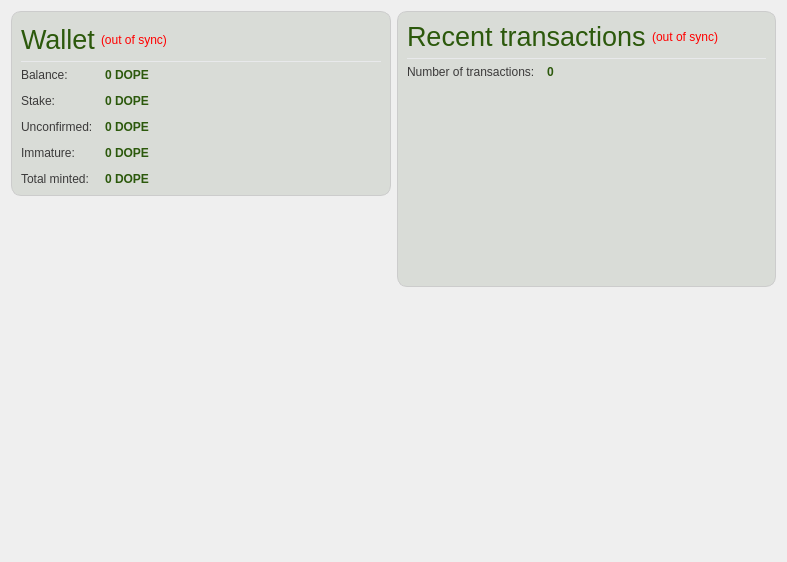
<?xml version="1.0" encoding="UTF-8"?>
<ui version="4.0">
 <class>OverviewPage</class>
 <widget class="QWidget" name="OverviewPage">
  <property name="geometry">
   <rect>
    <x>0</x>
    <y>0</y>
    <width>787</width>
    <height>562</height>
   </rect>
  </property>
  <property name="windowTitle">
   <string>Form</string>
  </property>
  <layout class="QHBoxLayout" name="horizontalLayout" stretch="1,1">
   <item>
    <layout class="QVBoxLayout" name="verticalLayout_2">
     <item>
      <widget class="QFrame" name="frame">
       <property name="styleSheet">
        <string notr="true">QFrame { border-radius:10px;background-color:#d9dcd7; border: 1px solid #ccc; }</string>
       </property>
       <property name="frameShape">
        <enum>QFrame::StyledPanel</enum>
       </property>
       <property name="frameShadow">
        <enum>QFrame::Plain</enum>
       </property>
       <layout class="QVBoxLayout" name="verticalLayout_4">
        <property name="topMargin">
         <number>12</number>
        </property>
        <item>
         <layout class="QHBoxLayout" name="horizontalLayout_4">
          <item>
           <widget class="QLabel" name="label_5">
            <property name="font">
             <font>
              <pointsize>20</pointsize>
              <weight>50</weight>
              <bold>false</bold>
             </font>
            </property>
            <property name="styleSheet">
             <string notr="true">QLabel { color: #2C590C; border: none;}</string>
            </property>
            <property name="frameShape">
             <enum>QFrame::NoFrame</enum>
            </property>
            <property name="frameShadow">
             <enum>QFrame::Plain</enum>
            </property>
            <property name="text">
             <string>Wallet</string>
            </property>
           </widget>
          </item>
          <item>
           <widget class="QLabel" name="labelWalletStatus">
            <property name="toolTip">
             <string>The displayed information may be out of date. Your wallet automatically synchronizes with the Dopecoin network after a connection is established, but this process has not completed yet.</string>
            </property>
            <property name="styleSheet">
             <string notr="true">QLabel { color: red; border-radius: none; border: 0; }</string>
            </property>
            <property name="text">
             <string notr="true">(out of sync)</string>
            </property>
            <property name="alignment">
             <set>Qt::AlignLeading|Qt::AlignLeft|Qt::AlignVCenter</set>
            </property>
           </widget>
          </item>
          <item>
           <spacer name="horizontalSpacer">
            <property name="orientation">
             <enum>Qt::Horizontal</enum>
            </property>
            <property name="sizeHint" stdset="0">
             <size>
              <width>40</width>
              <height>20</height>
             </size>
            </property>
           </spacer>
          </item>
         </layout>
        </item>
        <item>
         <widget class="Line" name="line_2">
          <property name="maximumSize">
           <size>
            <width>16777215</width>
            <height>1</height>
           </size>
          </property>
          <property name="styleSheet">
           <string notr="true">height:1px;border:none;background-color: #e8e9eb; font-size:0; line-height:0;</string>
          </property>
          <property name="frameShadow">
           <enum>QFrame::Plain</enum>
          </property>
          <property name="orientation">
           <enum>Qt::Horizontal</enum>
          </property>
         </widget>
        </item>
        <item>
         <layout class="QFormLayout" name="formLayout_2">
          <property name="fieldGrowthPolicy">
           <enum>QFormLayout::AllNonFixedFieldsGrow</enum>
          </property>
          <property name="horizontalSpacing">
           <number>12</number>
          </property>
          <property name="verticalSpacing">
           <number>12</number>
          </property>
          <item row="0" column="1">
           <widget class="QLabel" name="labelBalance">
            <property name="font">
             <font>
              <weight>75</weight>
              <bold>true</bold>
             </font>
            </property>
            <property name="cursor">
             <cursorShape>IBeamCursor</cursorShape>
            </property>
            <property name="toolTip">
             <string>Your current balance</string>
            </property>
            <property name="styleSheet">
             <string notr="true">QLabel { color: #2C590C; border: none; }</string>
            </property>
            <property name="text">
             <string notr="true">0 DOPE</string>
            </property>
            <property name="textInteractionFlags">
             <set>Qt::LinksAccessibleByMouse|Qt::TextSelectableByKeyboard|Qt::TextSelectableByMouse</set>
            </property>
           </widget>
          </item>
          <item row="1" column="0">
           <widget class="QLabel" name="label_6">
            <property name="styleSheet">
             <string notr="true">QLabel { border:none; color: #3B3A3A;}</string>
            </property>
            <property name="text">
             <string>Stake:</string>
            </property>
           </widget>
          </item>
          <item row="1" column="1">
           <widget class="QLabel" name="labelStake">
            <property name="font">
             <font>
              <weight>75</weight>
              <bold>true</bold>
             </font>
            </property>
            <property name="cursor">
             <cursorShape>IBeamCursor</cursorShape>
            </property>
            <property name="toolTip">
             <string>Total of coins that was staked, and do not yet count toward the current balance</string>
            </property>
            <property name="styleSheet">
             <string notr="true">QLabel { color: #2C590C; border: none; }</string>
            </property>
            <property name="text">
             <string notr="true">0 DOPE</string>
            </property>
            <property name="textInteractionFlags">
             <set>Qt::LinksAccessibleByMouse|Qt::TextSelectableByKeyboard|Qt::TextSelectableByMouse</set>
            </property>
           </widget>
          </item>
          <item row="2" column="0">
           <widget class="QLabel" name="label_3">
            <property name="styleSheet">
             <string notr="true">QLabel { border:none; color: #3B3A3A;}</string>
            </property>
            <property name="text">
             <string>Unconfirmed:</string>
            </property>
           </widget>
          </item>
          <item row="2" column="1">
           <widget class="QLabel" name="labelUnconfirmed">
            <property name="font">
             <font>
              <weight>75</weight>
              <bold>true</bold>
             </font>
            </property>
            <property name="cursor">
             <cursorShape>IBeamCursor</cursorShape>
            </property>
            <property name="toolTip">
             <string>Total of transactions that have yet to be confirmed, and do not yet count toward the current balance</string>
            </property>
            <property name="styleSheet">
             <string notr="true">QLabel { color: #2C590C; border: none; }</string>
            </property>
            <property name="text">
             <string notr="true">0 DOPE</string>
            </property>
            <property name="textInteractionFlags">
             <set>Qt::LinksAccessibleByMouse|Qt::TextSelectableByKeyboard|Qt::TextSelectableByMouse</set>
            </property>
           </widget>
          </item>
          <item row="3" column="0">
           <widget class="QLabel" name="labelImmatureText">
            <property name="styleSheet">
             <string notr="true">QLabel { border:none; color: #3B3A3A;}</string>
            </property>
            <property name="text">
             <string>Immature:</string>
            </property>
           </widget>
          </item>
          <item row="3" column="1">
           <widget class="QLabel" name="labelImmature">
            <property name="font">
             <font>
              <weight>75</weight>
              <bold>true</bold>
             </font>
            </property>
            <property name="toolTip">
             <string>Mined balance that has not yet matured</string>
            </property>
            <property name="styleSheet">
             <string notr="true">QLabel { color: #2C590C; border: none; }</string>
            </property>
            <property name="text">
             <string notr="true">0 DOPE</string>
            </property>
            <property name="textInteractionFlags">
             <set>Qt::LinksAccessibleByMouse|Qt::TextSelectableByKeyboard|Qt::TextSelectableByMouse</set>
            </property>
           </widget>
          </item>                   
          <item row="4" column="0">
           <widget class="QLabel" name="labelMintedText">
            <property name="styleSheet">
             <string notr="true">QLabel { border:none; color: #3B3A3A;}</string>
            </property>
            <property name="text">
             <string>Total minted:</string>
            </property>
           </widget>
          </item>
          <item row="4" column="1">
           <widget class="QLabel" name="labelMinted">
            <property name="font">
             <font>
              <weight>75</weight>
              <bold>true</bold>
             </font>
            </property>
            <property name="toolTip">
             <string>Total number of coins made by POS</string>
            </property>
            <property name="styleSheet">
             <string notr="true">QLabel { color: #2C590C; border: none; }</string>
            </property>
            <property name="text">
             <string notr="true">0 DOPE</string>
            </property>
            <property name="textInteractionFlags">
             <set>Qt::LinksAccessibleByMouse|Qt::TextSelectableByKeyboard|Qt::TextSelectableByMouse</set>
            </property>
           </widget>
          </item>                    
          <item row="0" column="0">
           <widget class="QLabel" name="label">
            <property name="styleSheet">
             <string notr="true">QLabel { border:none; color: #3B3A3A;}</string>
            </property>
            <property name="frameShape">
             <enum>QFrame::NoFrame</enum>
            </property>
            <property name="lineWidth">
             <number>1</number>
            </property>
            <property name="text">
             <string>Balance:</string>
            </property>
            <property name="alignment">
             <set>Qt::AlignLeading|Qt::AlignLeft|Qt::AlignVCenter</set>
            </property>
           </widget>
          </item>
         </layout>
        </item>
       </layout>
      </widget>
     </item>
     <item>
      <spacer name="verticalSpacer">
       <property name="orientation">
        <enum>Qt::Vertical</enum>
       </property>
       <property name="sizeHint" stdset="0">
        <size>
         <width>20</width>
         <height>40</height>
        </size>
       </property>
      </spacer>
     </item>
     <item>
      <widget class="QLabel" name="label_61">
       <property name="text">
        <string/>
       </property>
       <property name="pixmap">
        <pixmap resource="../bitcoin.qrc">:/images/wallet_bgcoin</pixmap>
       </property>
       <property name="scaledContents">
        <bool>false</bool>
       </property>
       <property name="alignment">
        <set>Qt::AlignBottom|Qt::AlignLeading|Qt::AlignLeft</set>
       </property>
       <property name="wordWrap">
        <bool>false</bool>
       </property>
       <property name="margin">
        <number>0</number>
       </property>
       <property name="indent">
        <number>0</number>
       </property>
       <property name="openExternalLinks">
        <bool>false</bool>
       </property>
      </widget>
     </item>
    </layout>
   </item>
   <item>
    <layout class="QVBoxLayout" name="verticalLayout_3">
     <item>
      <widget class="QFrame" name="frame_2">
       <property name="styleSheet">
        <string notr="true">QFrame { border-radius:10px;background-color:#d9dcd7; border: 1px solid #ccc; }</string>
       </property>
       <property name="frameShape">
        <enum>QFrame::StyledPanel</enum>
       </property>
       <property name="frameShadow">
        <enum>QFrame::Plain</enum>
       </property>
       <layout class="QVBoxLayout" name="verticalLayout" stretch="0,0,0,0">
        <item>
         <layout class="QHBoxLayout" name="horizontalLayout_2">
          <item>
           <widget class="QLabel" name="label_4">
            <property name="font">
             <font>
              <pointsize>20</pointsize>
             </font>
            </property>
            <property name="styleSheet">
             <string notr="true">QLabel { color: #2C590C; border: none;}</string>
            </property>
            <property name="text">
             <string>Recent transactions</string>
            </property>
           </widget>
          </item>
          <item>
           <widget class="QLabel" name="labelTransactionsStatus">
            <property name="toolTip">
             <string>The displayed information may be out of date. Your wallet automatically synchronizes with the Dopecoin network after a connection is established, but this process has not completed yet.</string>
            </property>
            <property name="styleSheet">
             <string notr="true">QLabel { color: red; border-radius: 0; border:none;}</string>
            </property>
            <property name="text">
             <string notr="true">(out of sync)</string>
            </property>
            <property name="alignment">
             <set>Qt::AlignRight|Qt::AlignTrailing|Qt::AlignVCenter</set>
            </property>
           </widget>
          </item>
          <item>
           <spacer name="horizontalSpacer_2">
            <property name="orientation">
             <enum>Qt::Horizontal</enum>
            </property>
            <property name="sizeHint" stdset="0">
             <size>
              <width>40</width>
              <height>20</height>
             </size>
            </property>
           </spacer>
          </item>
         </layout>
        </item>
        <item>
         <widget class="Line" name="line">
          <property name="maximumSize">
           <size>
            <width>16777215</width>
            <height>1</height>
           </size>
          </property>
          <property name="styleSheet">
           <string notr="true">height:1px;border:none;background-color: #e8e9eb; font-size:0; line-height:0;</string>
          </property>
          <property name="orientation">
           <enum>Qt::Horizontal</enum>
          </property>
         </widget>
        </item>
        <item>
         <layout class="QFormLayout" name="formLayout_3">
          <property name="fieldGrowthPolicy">
           <enum>QFormLayout::AllNonFixedFieldsGrow</enum>
          </property>
          <property name="horizontalSpacing">
           <number>12</number>
          </property>
          <property name="verticalSpacing">
           <number>12</number>
          </property>
          <item row="0" column="0">
           <widget class="QLabel" name="label_10">
            <property name="styleSheet">
             <string notr="true">QLabel { border:none; color: #3B3A3A;}</string>
            </property>
            <property name="text">
             <string>Number of transactions:</string>
            </property>
           </widget>
          </item>
          <item row="0" column="1">
           <widget class="QLabel" name="labelNumTransactions">
            <property name="font">
             <font>
              <weight>75</weight>
              <bold>true</bold>
             </font>
            </property>
            <property name="toolTip">
             <string>Total number of transactions in wallet</string>
            </property>
            <property name="styleSheet">
             <string notr="true">QLabel { color: #2C590C; border: none; }</string>
            </property>
            <property name="text">
             <string notr="true">0</string>
            </property>
           </widget>
          </item>
         </layout>
        </item>
        <item>
         <widget class="QListView" name="listTransactions">
          <property name="styleSheet">
           <string notr="true">QListView { background: transparent; border-radius:0; border:none;}</string>
          </property>
          <property name="frameShape">
           <enum>QFrame::NoFrame</enum>
          </property>
          <property name="verticalScrollBarPolicy">
           <enum>Qt::ScrollBarAsNeeded</enum>
          </property>
          <property name="horizontalScrollBarPolicy">
           <enum>Qt::ScrollBarAlwaysOff</enum>
          </property>
          <property name="autoScroll">
           <bool>true</bool>
          </property>
          <property name="selectionMode">
           <enum>QAbstractItemView::NoSelection</enum>
          </property>
         </widget>
        </item>
       </layout>
      </widget>
     </item>
     <item>
      <spacer name="verticalSpacer_2">
       <property name="orientation">
        <enum>Qt::Vertical</enum>
       </property>
       <property name="sizeHint" stdset="0">
        <size>
         <width>20</width>
         <height>40</height>
        </size>
       </property>
      </spacer>
     </item>
     <item>
      <widget class="QFrame" name="frame_3">
       <property name="minimumSize">
        <size>
         <width>0</width>
         <height>30</height>
        </size>
       </property>
       <property name="styleSheet">
        <string notr="true">QFrame {border:none; }</string>
       </property>
       <property name="frameShape">
        <enum>QFrame::StyledPanel</enum>
       </property>
       <property name="frameShadow">
        <enum>QFrame::Raised</enum>
       </property>
      </widget>
     </item>
    </layout>
   </item>
  </layout>
 </widget>
 <tabstops>
  <tabstop>listTransactions</tabstop>
 </tabstops>
 <resources>
  <include location="../bitcoin.qrc"/>
 </resources>
 <connections/>
</ui>
